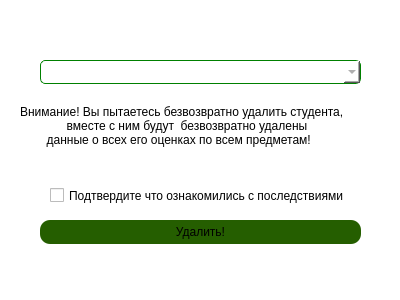
<?xml version="1.0" encoding="UTF-8"?>
<ui version="4.0">
 <class>StudentDeleteForm</class>
 <widget class="QDialog" name="StudentDeleteForm">
  <property name="geometry">
   <rect>
    <x>0</x>
    <y>0</y>
    <width>400</width>
    <height>300</height>
   </rect>
  </property>
  <property name="windowTitle">
   <string>Удаление студента</string>
  </property>
  <property name="styleSheet">
   <string notr="true">QDialog{
border-radius: 6px;
background-color: rgb(255, 255, 255);
}</string>
  </property>
  <widget class="QComboBox" name="student_select">
   <property name="geometry">
    <rect>
     <x>40</x>
     <y>60</y>
     <width>321</width>
     <height>24</height>
    </rect>
   </property>
   <property name="styleSheet">
    <string notr="true">QComboBox {
font: 13pt &quot;SF Pro&quot;;
color: grey;
border-radius: 5px;
border-width: 1px;
border-style: solid;
background-color: white;
border-color: green;
}
</string>
   </property>
  </widget>
  <widget class="QCheckBox" name="agree_box">
   <property name="geometry">
    <rect>
     <x>50</x>
     <y>180</y>
     <width>331</width>
     <height>31</height>
    </rect>
   </property>
   <property name="styleSheet">
    <string notr="true">color: black;</string>
   </property>
   <property name="text">
    <string>Подтвердите что ознакомились с последствиями</string>
   </property>
  </widget>
  <widget class="QPushButton" name="delete_button">
   <property name="geometry">
    <rect>
     <x>40</x>
     <y>220</y>
     <width>321</width>
     <height>24</height>
    </rect>
   </property>
   <property name="styleSheet">
    <string notr="true">QPushButton{
     border-radius: 10px;
     background-color: rgb(37, 94, 0);
	font: 600 15pt &quot;SF Pro&quot;;
    font-color: white;
}</string>
   </property>
   <property name="text">
    <string>Удалить!</string>
   </property>
  </widget>
  <widget class="QLabel" name="label">
   <property name="geometry">
    <rect>
     <x>20</x>
     <y>70</y>
     <width>481</width>
     <height>111</height>
    </rect>
   </property>
   <property name="styleSheet">
    <string notr="true">color: black;</string>
   </property>
   <property name="text">
    <string>Внимание! Вы пытаетесь безвозвратно удалить студента,
              вместе с ним будут  безвозвратно удалены
        данные о всех его оценках по всем предметам!</string>
   </property>
  </widget>
 </widget>
 <resources/>
 <connections/>
</ui>
